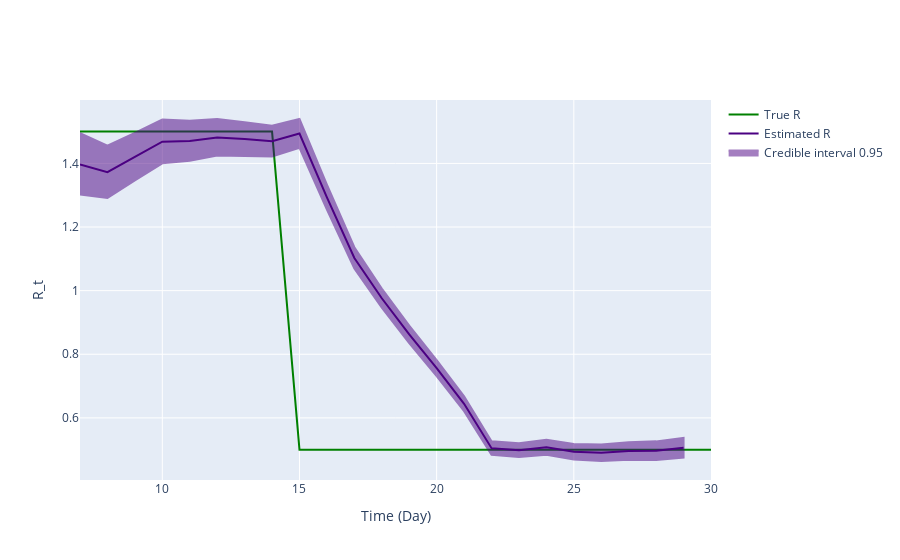

Source (notebook cell):
### Markdown cell above
## Inference plot using class method results

### Code cell
fig = ReproductionNumberPlot()

fig.add_ground_truth_rt(ground_truth)
fig.add_interval_rt(intervals)

fig.update_labels(time_label='Time (Day)', r_label='R_t')

fig.show_figure()

### Figure 1 — Plotly figure (JSON) as saved in the notebook; plotly's stock layout.template omitted (floating-point values rounded to 4 significant figures)
{"data": [{"line": {"color": "green"}, "mode": "lines", "name": "True R", "type": "scatter", "x": [7, 8, 9, 10, 11, 12, 13, 14, 15, 16, 17, 18, 19, 20, 21, 22, 23, 24, 25, 26, 27, 28, 29, 30], "y": [1.5, 1.5, 1.5, 1.5, 1.5, 1.5, 1.5, 1.5, 0.5, 0.5, 0.5, 0.5, 0.5, 0.5, 0.5, 0.5, 0.5, 0.5, 0.5, 0.5, 0.5, 0.5, 0.5, 0.5]}, {"line": {"color": "indigo"}, "mode": "lines", "name": "Estimated R", "type": "scatter", "x": [7, 8, 9, 10, 11, 12, 13, 14, 15, 16, 17, 18, 19, 20, 21, 22, 23, 24, 25, 26, 27, 28, 29], "y": [1.397, 1.372, 1.42, 1.468, 1.471, 1.482, 1.476, 1.47, 1.494, 1.293, 1.103, 0.9762, 0.8622, 0.7563, 0.6442, 0.5048, 0.4985, 0.5074, 0.4932, 0.4902, 0.4955, 0.4963, 0.5058]}, {"fill": "toself", "fillcolor": "indigo", "line": {"color": "indigo"}, "mode": "lines", "name": "Credible interval 0.95", "opacity": 0.5, "type": "scatter", "x": [7, 8, 9, 10, 11, 12, 13, 14, 15, 16, 17, 18, 19, 20, 21, 22, 23, 24, 25, 26, 27, 28, 29, 29, 28, 27, 26, 25, 24, 23, 22, 21, 20, 19, 18, 17, 16, 15, 14, 13, 12, 11, 10, 9, 8, 7], "y": [1.495, 1.456, 1.496, 1.538, 1.534, 1.54, 1.53, 1.519, 1.54, 1.333, 1.137, 1.006, 0.8898, 0.7819, 0.6679, 0.5262, 0.5205, 0.531, 0.5182, 0.5166, 0.5237, 0.5261, 0.5375, 0.475, 0.4674, 0.4681, 0.4644, 0.4689, 0.4843, 0.4769, 0.4838, 0.6209, 0.7311, 0.835, 0.9464, 1.069, 1.255, 1.449, 1.422, 1.424, 1.425, 1.408, 1.4, 1.347, 1.291, 1.303]}], "layout": {"hovermode": "x unified", "xaxis": {"title": {"text": "Time (Day)"}}, "yaxis": {"title": {"text": "R_t"}}}}
